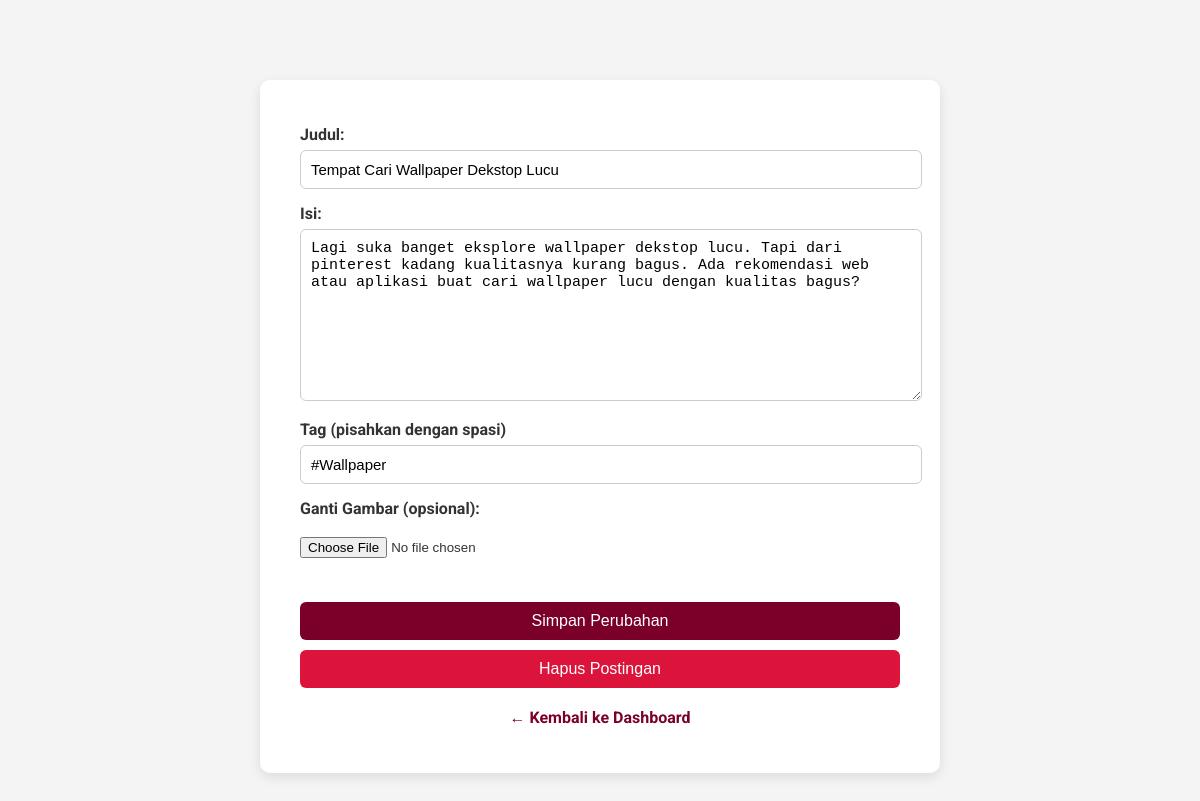
The app's page /edit_post.php?id=7 (signed in) with its own data.
### tables this page shows
CREATE TABLE `questions` (
  `id` int(11) NOT NULL,
  `user_id` int(11) NOT NULL,
  `title` varchar(255) NOT NULL,
  `description` text NOT NULL,
  `created_at` datetime DEFAULT current_timestamp(),
  `tags` varchar(255) NOT NULL,
  `upvotes` int(11) DEFAULT 0,
  `image` varchar(255) DEFAULT NULL
);

### edit_post.php (the view, shortened to what this page needs)
<?php
include 'koneksi.php';
$post_id = intval($_GET['id']);
$user_id = $_SESSION['id'];
$stmt = $conn->prepare("SELECT title, description, tags, image FROM questions WHERE id = ? AND user_id = ?");
$stmt->bind_param("ii", $post_id, $user_id);
$stmt->execute();
$result = $stmt->get_result();
$post = $result->fetch_assoc();
?>
<!DOCTYPE html>
<html lang="id">
<head>
</head>
<body>
  <div class="container">
    <form action="proses_edit_post.php" method="post" enctype="multipart/form-data">
    <label for="judul">Judul:</label>
    <input type="text" name="judul" id="judul" value="<?= htmlspecialchars($post['title']) ?>" required>
    <label for="isi">Isi:</label>
    <textarea name="isi" id="isi" rows="6" required><?= htmlspecialchars($post['description']) ?></textarea>
    <label for="tags">Tag (pisahkan dengan spasi)</label>
    <input type="text" name="tags" id="tags" value="<?= htmlspecialchars($post['tags']); ?>" placeholder>
    <label for="gambar">Ganti Gambar (opsional):</label><br>
    <input type="file" name="gambar" id="gambar" accept="image/*"><br><br>
    <button type="submit">Simpan Perubahan</button>
    </form>
      <form action="hapus_post.php" method="POST" onsubmit="return confirm('Yakin ingin menghapus postingan ini?');">
      <button type="submit" name="hapus" style="background-color: crimson; color: white; margin-top: 10px;">Hapus Postingan</button>
    </form>
    <p><a href="dashboard.php">← Kembali ke Dashboard</a></p>
  </div>
</body>
</html>

### edit_post.php (style rules this page uses)
body { margin: 0; font-family: 'Roboto', sans-serif; background-color: #f4f4f4; color: #333; }
.container { max-width: 600px; margin: 80px auto; background-color: #fff; padding: 30px 40px; border-radius: 10px; box-shadow: 0 4px 12px rgba(0, 0, 0, 0.1); }
label { display: block; margin-top: 15px; font-weight: bold; }
input[type="text"], textarea { width: 100%; padding: 10px; margin-top: 6px; border: 1px solid #ccc; border-radius: 6px; font-size: 15px; }
textarea { resize: vertical; min-height: 150px; }
button[type="submit"] { margin-top: 25px; padding: 10px 20px; background-color: #7a0029; color: #fff; border: none; border-radius: 6px; font-size: 16px; cursor: pointer; width: 100%; transition: background-color 0.3s ease; }
p { text-align: center; margin-top: 20px; }
a { text-decoration: none; color: #7a0029; font-weight: bold; }

### records on screen
questions: judul "Tempat Cari Wallpaper Dekstop Lucu", isi "Lagi suka banget eksplore wallpaper dekstop lucu. Tapi dari pinterest kadang kualitasnya kurang bagus. Ada rekomendasi web atau aplikasi buat cari wallpaper lucu dengan kualitas bagus?", tags "#Wallpaper"
